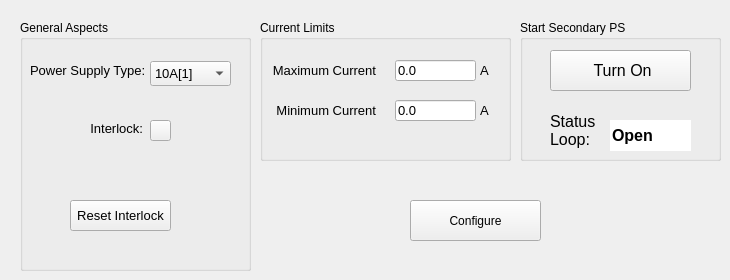
         <widget class="QWidget" name="tab_17">
          <attribute name="title">
           <string>Options</string>
          </attribute>
          <widget class="QGroupBox" name="groupBox_9">
           <property name="geometry">
            <rect>
             <x>20</x>
             <y>20</y>
             <width>231</width>
             <height>251</height>
            </rect>
           </property>
           <property name="font">
            <font>
             <weight>50</weight>
             <bold>false</bold>
            </font>
           </property>
           <property name="title">
            <string>General Aspects</string>
           </property>
           <widget class="QLabel" name="label_38">
            <property name="geometry">
             <rect>
              <x>10</x>
              <y>40</y>
              <width>121</width>
              <height>21</height>
             </rect>
            </property>
            <property name="font">
             <font>
              <pointsize>10</pointsize>
              <weight>50</weight>
              <bold>false</bold>
             </font>
            </property>
            <property name="text">
             <string>Power Supply Type:</string>
            </property>
           </widget>
           <widget class="QLabel" name="label_141">
            <property name="geometry">
             <rect>
              <x>10</x>
              <y>100</y>
              <width>113</width>
              <height>16</height>
             </rect>
            </property>
            <property name="font">
             <font>
              <pointsize>10</pointsize>
             </font>
            </property>
            <property name="text">
             <string>Interlock:</string>
            </property>
            <property name="alignment">
             <set>Qt::AlignRight|Qt::AlignTrailing|Qt::AlignVCenter</set>
            </property>
           </widget>
           <widget class="QComboBox" name="cb_ps_type_2">
            <property name="geometry">
             <rect>
              <x>130</x>
              <y>41</y>
              <width>81</width>
              <height>25</height>
             </rect>
            </property>
            <property name="font">
             <font>
              <pointsize>10</pointsize>
             </font>
            </property>
            <item>
             <property name="text">
              <string>10A[1]</string>
             </property>
            </item>
            <item>
             <property name="text">
              <string>10A[2]</string>
             </property>
            </item>
            <item>
             <property name="text">
              <string>10A[3]</string>
             </property>
            </item>
           </widget>
           <widget class="QPushButton" name="pb_interlock_2">
            <property name="geometry">
             <rect>
              <x>130</x>
              <y>100</y>
              <width>21</width>
              <height>21</height>
             </rect>
            </property>
            <property name="text">
             <string/>
            </property>
            <property name="icon">
             <iconset resource="resource_file.qrc">
              <normaloff>:/Images/imagens/LEDverde.png</normaloff>
              <normalon>:/Images/imagens/LEDvermelho.png</normalon>:/Images/imagens/LEDverde.png</iconset>
            </property>
            <property name="iconSize">
             <size>
              <width>20</width>
              <height>61</height>
             </size>
            </property>
            <property name="checkable">
             <bool>true</bool>
            </property>
           </widget>
           <widget class="QPushButton" name="pb_reset_inter_2">
            <property name="geometry">
             <rect>
              <x>50</x>
              <y>180</y>
              <width>101</width>
              <height>31</height>
             </rect>
            </property>
            <property name="font">
             <font>
              <pointsize>10</pointsize>
             </font>
            </property>
            <property name="text">
             <string>Reset Interlock</string>
            </property>
           </widget>
           <widget class="QLabel" name="label_interlock_2">
            <property name="geometry">
             <rect>
              <x>110</x>
              <y>90</y>
              <width>61</width>
              <height>41</height>
             </rect>
            </property>
            <property name="text">
             <string/>
            </property>
           </widget>
          </widget>
          <widget class="QGroupBox" name="groupBox_12">
           <property name="geometry">
            <rect>
             <x>260</x>
             <y>20</y>
             <width>251</width>
             <height>141</height>
            </rect>
           </property>
           <property name="title">
            <string>Current Limits</string>
           </property>
           <widget class="QLabel" name="label_134">
            <property name="geometry">
             <rect>
              <x>220</x>
              <y>70</y>
              <width>21</width>
              <height>41</height>
             </rect>
            </property>
            <property name="font">
             <font>
              <pointsize>10</pointsize>
              <weight>50</weight>
              <bold>false</bold>
             </font>
            </property>
            <property name="text">
             <string>A</string>
            </property>
           </widget>
           <widget class="QLabel" name="label_140">
            <property name="geometry">
             <rect>
              <x>220</x>
              <y>30</y>
              <width>21</width>
              <height>41</height>
             </rect>
            </property>
            <property name="font">
             <font>
              <pointsize>10</pointsize>
              <weight>50</weight>
              <bold>false</bold>
             </font>
            </property>
            <property name="text">
             <string>A</string>
            </property>
           </widget>
           <widget class="QLabel" name="label_142">
            <property name="geometry">
             <rect>
              <x>-15</x>
              <y>70</y>
              <width>131</width>
              <height>41</height>
             </rect>
            </property>
            <property name="font">
             <font>
              <pointsize>10</pointsize>
              <weight>50</weight>
              <bold>false</bold>
             </font>
            </property>
            <property name="text">
             <string>Minimum Current</string>
            </property>
            <property name="alignment">
             <set>Qt::AlignRight|Qt::AlignTrailing|Qt::AlignVCenter</set>
            </property>
           </widget>
           <widget class="QLineEdit" name="le_minimum_current_2">
            <property name="geometry">
             <rect>
              <x>135</x>
              <y>80</y>
              <width>81</width>
              <height>21</height>
             </rect>
            </property>
            <property name="font">
             <font>
              <pointsize>10</pointsize>
             </font>
            </property>
            <property name="text">
             <string>0.0</string>
            </property>
           </widget>
           <widget class="QLineEdit" name="le_maximum_current_2">
            <property name="geometry">
             <rect>
              <x>135</x>
              <y>40</y>
              <width>81</width>
              <height>21</height>
             </rect>
            </property>
            <property name="font">
             <font>
              <pointsize>10</pointsize>
             </font>
            </property>
            <property name="text">
             <string>0.0</string>
            </property>
           </widget>
           <widget class="QLabel" name="label_128">
            <property name="geometry">
             <rect>
              <x>-15</x>
              <y>30</y>
              <width>131</width>
              <height>41</height>
             </rect>
            </property>
            <property name="font">
             <font>
              <pointsize>10</pointsize>
              <weight>50</weight>
              <bold>false</bold>
             </font>
            </property>
            <property name="text">
             <string>Maximum Current</string>
            </property>
            <property name="alignment">
             <set>Qt::AlignRight|Qt::AlignTrailing|Qt::AlignVCenter</set>
            </property>
           </widget>
          </widget>
          <widget class="QGroupBox" name="gb_start_supply_2">
           <property name="enabled">
            <bool>true</bool>
           </property>
           <property name="geometry">
            <rect>
             <x>520</x>
             <y>20</y>
             <width>201</width>
             <height>141</height>
            </rect>
           </property>
           <property name="title">
            <string>Start Secondary PS</string>
           </property>
           <widget class="QLineEdit" name="le_status_loop_2">
            <property name="geometry">
             <rect>
              <x>90</x>
              <y>100</y>
              <width>81</width>
              <height>31</height>
             </rect>
            </property>
            <property name="font">
             <font>
              <pointsize>12</pointsize>
              <weight>75</weight>
              <bold>true</bold>
             </font>
            </property>
            <property name="text">
             <string>Open</string>
            </property>
            <property name="frame">
             <bool>false</bool>
            </property>
            <property name="readOnly">
             <bool>true</bool>
            </property>
           </widget>
           <widget class="QPushButton" name="pb_PS_button_2">
            <property name="enabled">
             <bool>true</bool>
            </property>
            <property name="geometry">
             <rect>
              <x>30</x>
              <y>30</y>
              <width>141</width>
              <height>41</height>
             </rect>
            </property>
            <property name="font">
             <font>
              <pointsize>12</pointsize>
              <weight>50</weight>
              <bold>false</bold>
             </font>
            </property>
            <property name="text">
             <string> Turn On</string>
            </property>
            <property name="icon">
             <iconset resource="resource_file.qrc">
              <normaloff>:/Images/imagens/Power_On.png</normaloff>
              <normalon>:/Images/imagens/Power_Off.png</normalon>:/Images/imagens/Power_On.png</iconset>
            </property>
            <property name="iconSize">
             <size>
              <width>20</width>
              <height>20</height>
             </size>
            </property>
            <property name="checkable">
             <bool>true</bool>
            </property>
           </widget>
           <widget class="QLabel" name="label_37">
            <property name="geometry">
             <rect>
              <x>30</x>
              <y>90</y>
              <width>51</width>
              <height>41</height>
             </rect>
            </property>
            <property name="font">
             <font>
              <pointsize>12</pointsize>
              <weight>50</weight>
              <bold>false</bold>
             </font>
            </property>
            <property name="text">
             <string>Status 
Loop:</string>
            </property>
           </widget>
          </widget>
          <widget class="QPushButton" name="pb_config_ps_2">
           <property name="geometry">
            <rect>
             <x>410</x>
             <y>200</y>
             <width>131</width>
             <height>41</height>
            </rect>
           </property>
           <property name="text">
            <string>Configure</string>
           </property>
           <property name="icon">
            <iconset resource="resource_file.qrc">
             <normaloff>:/Images/imagens/settings.png</normaloff>:/Images/imagens/settings.png</iconset>
           </property>
          </widget>
         </widget>
